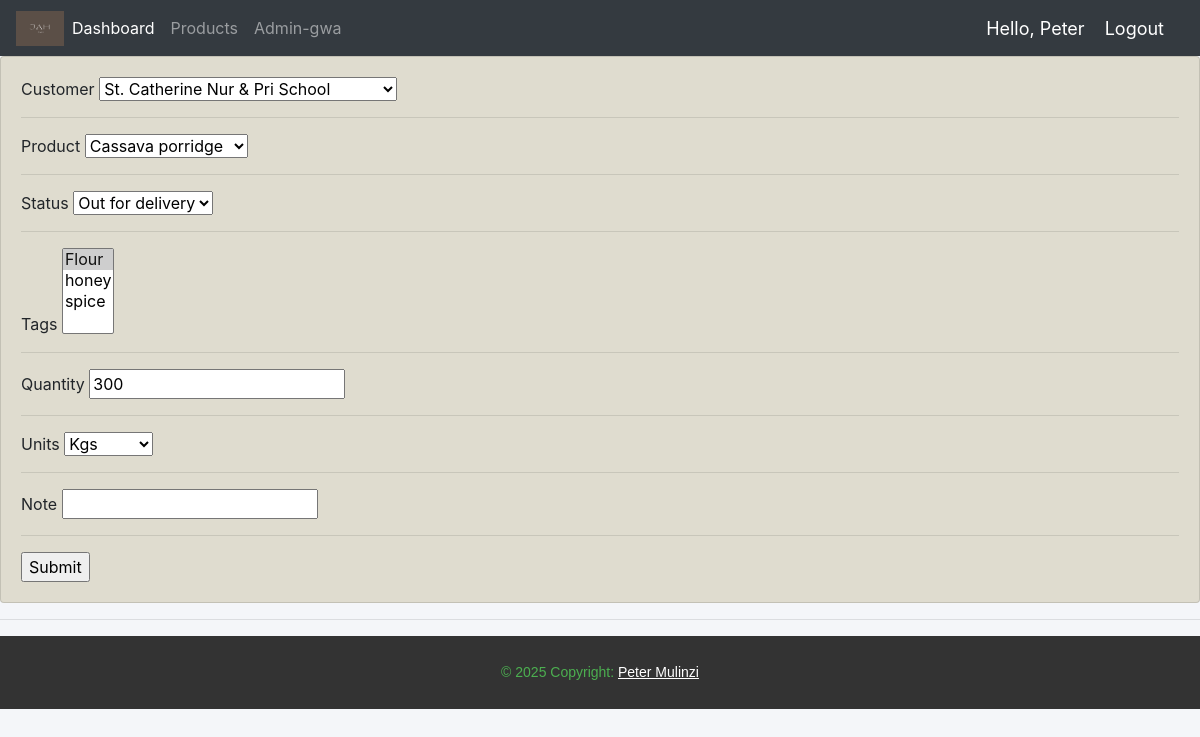
The app's page /updateOrder/2/ (signed in), older data.
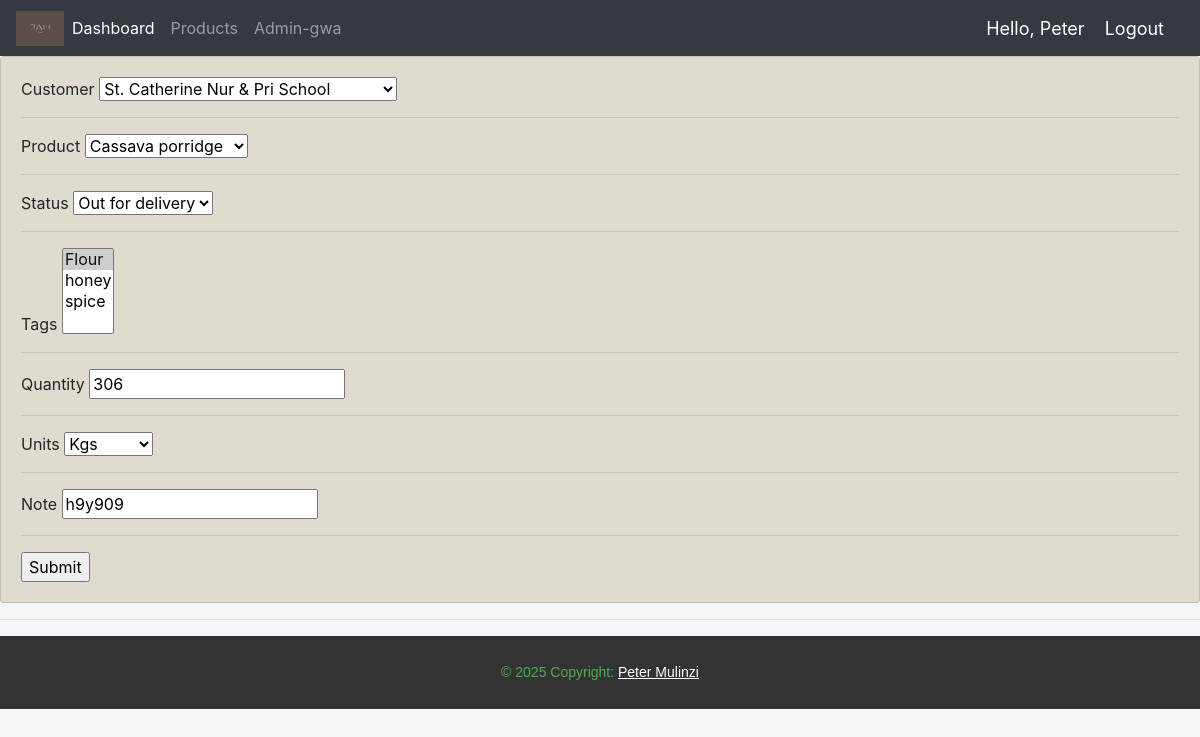
The same page, newer data.
### Jah_Accounts/models.py (models this page shows, shortened)
class Order(models.Model):
    STATUS = (
        ('Pending', 'Pending'),
        ('Out for delivery', 'Out for delivery'),
        ('Delivered', 'Delivered'),
    )
    MEASUREMENT = (
        ('Kgs', 'Kgs'),
        ('Tins', 'Tins'),
    )
    Customer = models.ForeignKey(Customer, null=True, on_delete=models.SET_NULL)
    Product = models.ForeignKey(Product, null=True, on_delete=models.SET_NULL,)
    date_created = models.DateTimeField(auto_now_add=True, null=True)
    status = models.CharField(max_length=200, null=True, choices=STATUS)
    tags = models.ManyToManyField(Tag)
    Quantity = models.CharField(null=True, max_length=4)
    units = models.CharField(max_length=200, null=True, choices=MEASUREMENT,)
    note = models.CharField(max_length=200, null=True)

### Jah_Accounts/views.py (the view)
# urls.py: path('updateOrder/<str:pk>/', views.updateOrder, name='updateOrder'),
@login_required(login_url='login')
def updateOrder(request, pk):
    order = Order.objects.get(id=pk)
    formset = OrderForm(instance=order)
    if request.method == 'POST':
        formset = OrderForm(request.POST, instance=order)
        if formset.is_valid():
            formset.save()
            return redirect('/')
    context = {'formset': formset,}
    return render(request, 'Jah_Accounts/order_form.html', context)

### Jah_Accounts/forms.py
class OrderForm(ModelForm):
    class Meta:
        model = Order
        fields = '__all__'

### Jah_Accounts/models.py (called while the page is built)
    def __str__(self):
        return self.name

    def __str__(self):
        return self.name

    def __str__(self):
        return self.name

### Jah_Accounts/templates/Jah_Accounts/order_form.html (shortened to what this page needs)
{% extends 'Jah_Accounts/main.html' %}
{% load static %}
{% block content %}
<div class="row">
    <div class="col-md-12">
        <div class="card card-body" style="background-color: rgb(223, 220, 207);">
            <form action="" method="POST">
                {% for formset in formset  %}
                    {{formset.label}}
                    {{formset}}
                    <hr>
                {% endfor %}
                <input type="submit" name="Submit">
            </form>
        </div>
    </div>
</div>
{% endblock %}

Row changes from the older to the newer data that the page shows:
changed Order "St. Catherine Nur & Pri School": Quantity "300" → "306"; note (not shown) → "h9y909"
